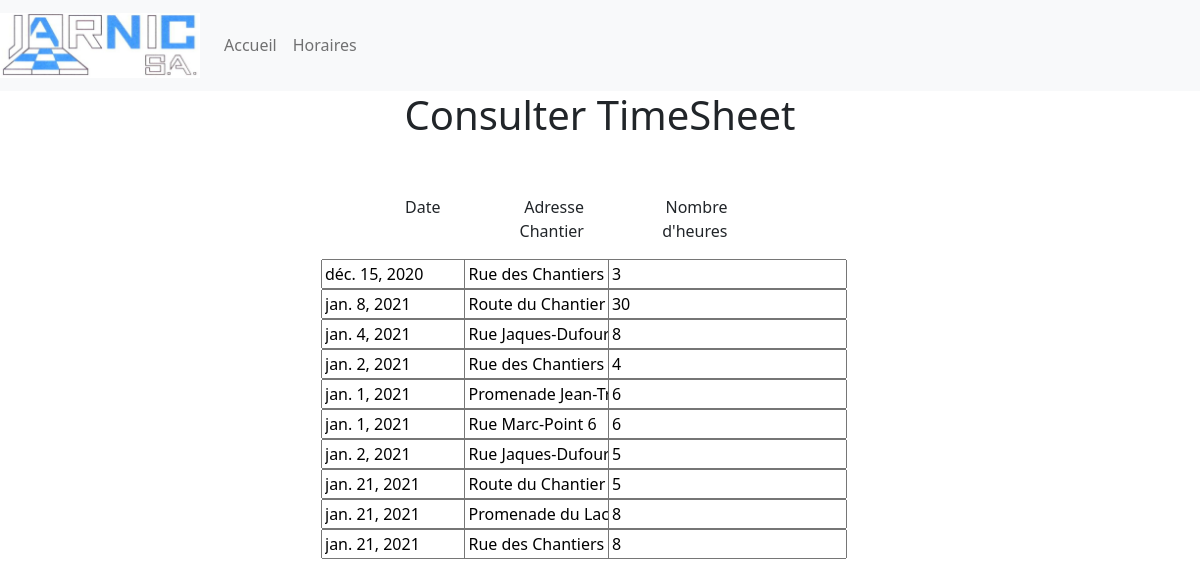
The app's page /consulter_timesheet.html with its own data.
### timesheet/models.py (models this page shows, shortened)
class Timesheet(models.Model):
    chantier = models.ForeignKey(Chantier, on_delete=models.CASCADE)
    employe = models.ForeignKey(Employe, on_delete=models.CASCADE)
    date = models.DateField()
    nbheure = models.IntegerField()

class Chantier(models.Model):
    adresse = models.CharField(max_length=200)
    datedeb = models.DateField()
    datefin = models.DateField()
    statut = models.CharField(max_length=200)

### timesheet/views.py (the view)
# urls.py: path('consulter_timesheet.html', views.go_timesheet_emp, name='go_timesheet_emp'),
def go_timesheet_emp(request):
    timesheet = Timesheet.objects.all()
    return render(request, 'timesheet/consulter_timesheet.html', {'timesheets': timesheet})

### timesheet/templates/timesheet/consulter_timesheet.html (shortened to what this page needs)
<!DOCTYPE html>
<html lang="fr" dir="ltr">
<head>
    <link href="../../static/bootstrap/dist/css/bootstrap.css" rel="stylesheet">
</head>
<nav class="navbar navbar-expand-lg navbar-light bg-light">
        <a class="navbar-brand" href="employe_accueil.html"> <img src="../../static/Logo.jpg" style="width: 200px;"></a>
        <div class="collapse navbar-collapse" id="navbarSupportedContent">
            <ul class="navbar-nav ">
                <li class="nav-item">
                    <a class="nav-link" href="employe_accueil.html">Accueil</a>
                </li>
                <li class="nav-item">
                    <a class="nav-link" href="{% url 'go_timesheet_emp' %}">Horaires</a>
                </li>
            </ul>
        </div>
    </nav>
<h1 align="center">Consulter TimeSheet</h1>
<br><br>
<div class="container" align="right">
    <div class="col-md-9">
        <div class="row">
            <div class="col-md-2">
                <p>Date</p>
            </div>
            <div class="col-md-2">
                <p>Adresse Chantier</p>
            </div>
            <div class="col-md-2">
                <p>Nombre d'heures</p>
            </div>
        </div>
            {% for t in timesheets %}
            <form action="consulter_timesheet.html" method="post">
                <div class="row">
                    <div class="col-md-2" align="right"><input type="text" name="date" value="{{t.date}}"></div>
                    <div class="col-md-2" align="right"><input type="text" name="nbh" value="{{t.chantier.adresse}}"></div>
                    <div class="col-md-2" align="right"><input type="text" name="nbh" value={{t.nbheure}}></div>
                </div>
            </form>
        {% endfor %}
    </div>
</div>
</body>
</html>

### records on screen
Timesheet: date "déc. 15, 2020", nbh "Rue des Chantiers 3", nbh "3"
Timesheet: date "jan. 8, 2021", nbh "Route du Chantier 3", nbh "30"
Timesheet: date "jan. 4, 2021", nbh "Rue Jaques-Dufour", nbh "8"
Timesheet: date "jan. 2, 2021", nbh "Rue des Chantiers 3", nbh "4"
Timesheet: date "jan. 1, 2021", nbh "Promenade Jean-Treina 1", nbh "6"
Timesheet: date "jan. 1, 2021", nbh "Rue Marc-Point 6", nbh "6"
Timesheet: date "jan. 2, 2021", nbh "Rue Jaques-Dufour", nbh "5"
Timesheet: date "jan. 21, 2021", nbh "Route du Chantier 3", nbh "5"
Timesheet: date "jan. 21, 2021", nbh "Promenade du Lac 5", nbh "8"
Timesheet: date "jan. 21, 2021", nbh "Rue des Chantiers 3", nbh "8"
